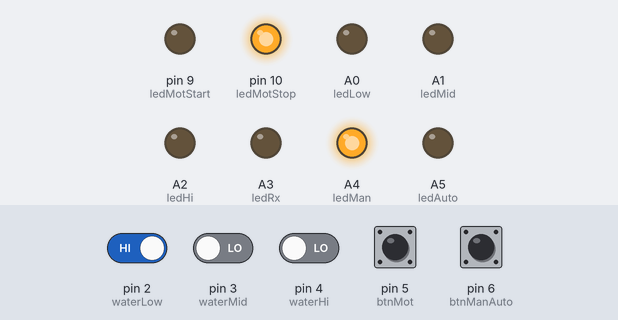
Simulated run of this sketch. Board: Arduino Uno, built with avr-gcc and run on an emulated ATmega328P. On the bench: output pins drawn as LEDs (lit = HIGH). Dashed ring = blinking. The inputs (shaded band) are chosen by the test bench; at power-on: pin 2 (waterLow), pin 5 (btnMot), pin 6 (btnManAuto) HIGH, pin 3 (waterMid), pin 4 (waterHi) LOW. No radio packets arrive unless stated.

Above: at 1.2 s.
1.3 s: pin 3 (waterMid) driven HIGH
At 2.25 s:
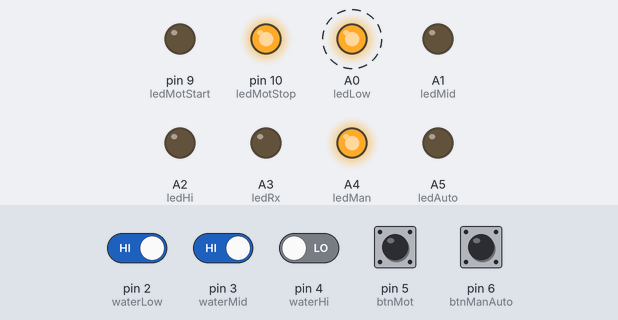
4.3 s: pin 5 (btnMot) pulled LOW for 0.15 s
At 5.4 s:
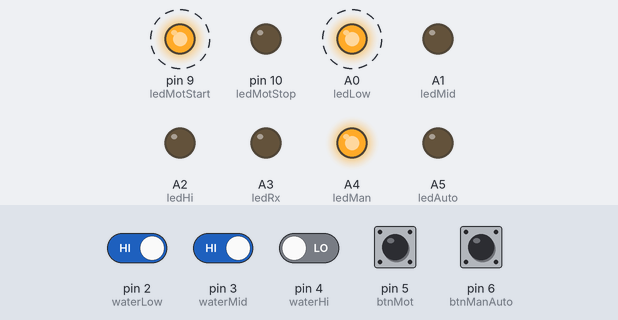
7.3 s: pin 6 (btnManAuto) pulled LOW for 0.15 s
At 7.42 s:
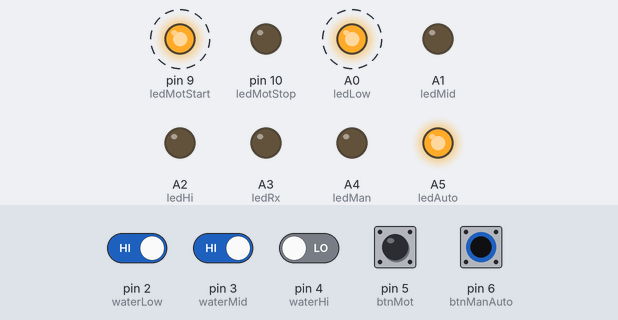
10.3 s: pin 6 (btnManAuto) pulled LOW for 1 s
At 11.8 s:
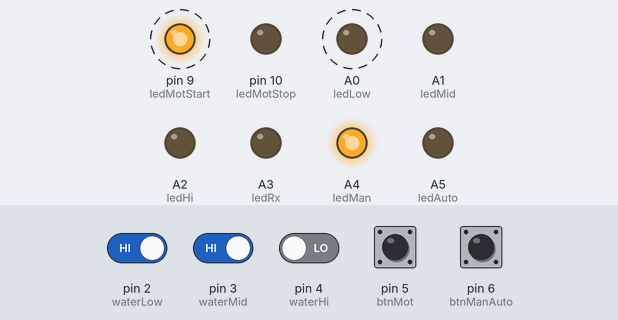
13.3 s: pin 2 (waterLow) driven LOW
At 13.59 s:
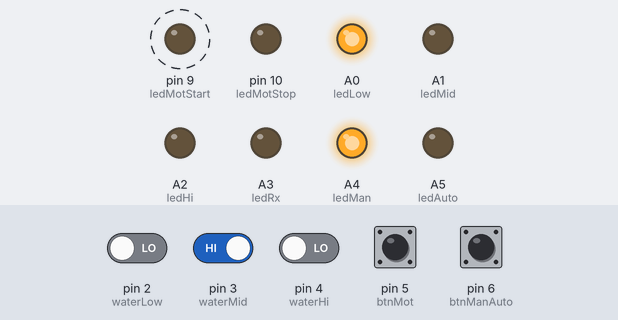
16.3 s: pin 3 (waterMid) driven LOW
At 16.6 s:
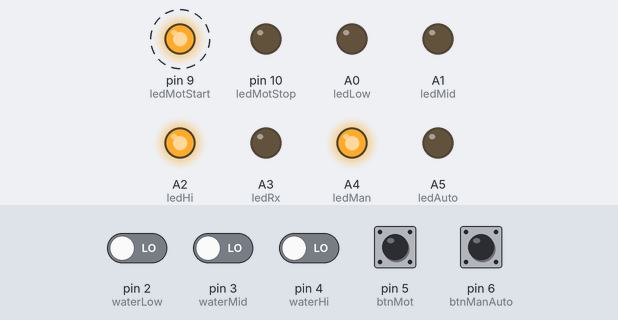
Timing chart, 0 to 20.3 s (numbered marks = the images above; inputs shaded):
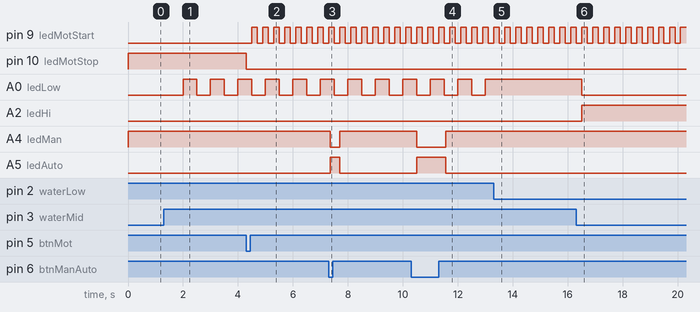

Measured:
- after the input at 1.3 s, A0 (ledLow): alternates HIGH for 0.50 s and LOW for 0.50 s, starting after 0.70 s
- after the input at 4.3 s, pin 9 (ledMotStart): alternates HIGH for 0.20 s and LOW for 0.20 s, starting after 0.20 s; pin 10 (ledMotStop): HIGH → LOW at once
- after the input at 7.3 s, A4 (ledMan): HIGH → LOW after 0.05 s, → HIGH 0.35 s later; A5 (ledAuto): LOW → HIGH after 0.05 s, → LOW 0.35 s later
- after the input at 10.3 s, A4 (ledMan): HIGH → LOW after 0.20 s, → HIGH 1.1 s later; A5 (ledAuto): LOW → HIGH after 0.20 s, → LOW 1.1 s later
- after the input at 13.3 s, A0 (ledLow): stops changing and stays HIGH
- after the input at 16.3 s, A0 (ledLow): HIGH → LOW after 0.20 s; A2 (ledHi): LOW → HIGH after 0.20 s

The sketch:

FAIP_Water_using_NRF24_-_Boiler.ino
```cpp
#include <RF24.h>
#include <RF24Network.h>
#include <SPI.h>

RF24 radio(7, 8);               // nRF24L01 (CE,CSN)
RF24Network network(radio);      // Include the radio in the network
const uint16_t nodeBoiler = 00;   // Address of this node in Octal format ( 04,031, etc)
const uint16_t nodeGreentank = 01;

unsigned long prevRFsend = 0;
unsigned long currRFsend;
const long intRFsend = 350;

unsigned long prevWater = 0;
unsigned long currWater;
const long intWater = 500;

unsigned long prevBtnMot = 0;
unsigned long currBtnMot;
const long intBtnMot = 250;

unsigned long prevBtnManAuto = 0;
unsigned long currBtnManAuto;
const long intBtnManAuto = 350;

unsigned long prevLedBlink = 0;
unsigned long currLedBlink;
const long intLedBlink = 500;

unsigned long prevLedBlinkMot = 0;
unsigned long currLedBlinkMot;
const long intLedBlinkMot = 200;

bool motorStartInstruct = false;
int waterLevelVal = 0;

bool motorStartActual = false;

bool ledRed = false;
bool ledMotor = false;
bool motorManual = true;
int waterLow = 2;
int waterMid = 3;
int waterHi = 4;
int btnMot = 5;
int btnManAuto = 6;
int ledMotStart = 9;
int ledMotStop = 10;
int ledLow = A0;
int ledMid = A1;
int ledHi = A2;
int ledRx = A3;
int ledMan = A4;
int ledAuto = A5;

struct payload {
  int instruct;
  int actual;
};
payload data;


void setup(){
  pinMode(waterLow, INPUT);
  pinMode(waterMid, INPUT);
  pinMode(waterHi, INPUT);
  pinMode(btnMot, INPUT_PULLUP);
  pinMode(btnManAuto, INPUT_PULLUP);
  pinMode(ledMotStart, OUTPUT);
  pinMode(ledMotStop, OUTPUT);
  pinMode(ledLow, OUTPUT);
  pinMode(ledMid, OUTPUT);
  pinMode(ledHi, OUTPUT);
  pinMode(ledRx, OUTPUT);
  pinMode(ledMan, OUTPUT);
  pinMode(ledAuto, OUTPUT);
  digitalWrite(ledMotStart, LOW);
  digitalWrite(ledMotStop, LOW);
  digitalWrite(ledLow, LOW);
  digitalWrite(ledMid, LOW);
  digitalWrite(ledHi, LOW);
  digitalWrite(ledRx, LOW);
  digitalWrite(ledMan, LOW);
  digitalWrite(ledAuto, LOW);
  SPI.begin();
  radio.begin();
  network.begin(90, nodeBoiler);  //(channel, node address)
  ledManualAuto();
//  Serial.begin(9600);
}

void ledBlink(){
  currLedBlink = millis();
  if (currLedBlink - prevLedBlink >=intLedBlink){
    prevLedBlink = currLedBlink;
    //insert code below
    if (ledRed == false){
      digitalWrite(ledLow, LOW);
    }
    if (ledRed == true){
      digitalWrite(ledLow, HIGH);
    }
    ledRed =! ledRed;
  }
}

void ledBlinkMotor(){
  currLedBlinkMot = millis();
  if (currLedBlinkMot - prevLedBlinkMot >=intLedBlinkMot){
    prevLedBlinkMot = currLedBlinkMot;
    //insert code below
//    Serial.println("led motor");
    if (ledMotor == false){
      digitalWrite(ledMotStart, LOW);
      digitalWrite(ledMotStop, LOW);
      Serial.println("led motor - false");
    }
    if (ledMotor == true){
//      Serial.println("led motor - false");
      if (motorStartInstruct == false){
        digitalWrite(ledMotStart, LOW);
        digitalWrite(ledMotStop, HIGH);
      }
      if (motorStartInstruct == true){
        digitalWrite(ledMotStart, HIGH);
        digitalWrite(ledMotStop, LOW);
      }
    }
    ledMotor =! ledMotor;
  }
}

void ledMotorStatus(){
  if (motorStartInstruct == motorStartActual){
    if (motorStartActual == false){
      digitalWrite(ledMotStart, LOW);
      digitalWrite(ledMotStop, HIGH);
    }
    if (motorStartActual == true){
      digitalWrite(ledMotStart, HIGH);
      digitalWrite(ledMotStop, LOW);
    }
    Serial.println("Instruct = Actual");
  }
  if (motorStartInstruct != motorStartActual){
    ledBlinkMotor();
    Serial.println("Instruct != Actual");
  }
}

void ledManualAuto(){
  if (motorManual == false){
    digitalWrite(ledMan, LOW);
    digitalWrite(ledAuto, HIGH);
  }
  if (motorManual == true){
    digitalWrite(ledMan, HIGH);
    digitalWrite(ledAuto, LOW);
  }
}

void motorAutoStart(){
  if (motorManual == false){
    motorStartInstruct = true;
  }
}

void motorAutoStop(){
  if (motorManual == false){
    motorStartInstruct = false;
  }
}

void waterLevel(){
  currWater = millis();
  if (currWater - prevWater >=intWater){
    prevWater = currWater;
    //insert code below
    if ((digitalRead(waterLow) == LOW) && (digitalRead(waterMid) == HIGH) && (digitalRead(waterHi) == HIGH)){
      digitalWrite(ledLow, HIGH);
      digitalWrite(ledMid, LOW);
      digitalWrite(ledHi, LOW);
      motorAutoStart();
      waterLevelVal = 1;
    }
    if ((digitalRead(waterLow) == LOW) && (digitalRead(waterMid) == LOW) && (digitalRead(waterHi) == HIGH)){
      digitalWrite(ledLow, LOW);
      digitalWrite(ledMid, HIGH);
      digitalWrite(ledHi, LOW);
      motorAutoStart();
      waterLevelVal = 2;
    }
    if ((digitalRead(waterLow) == LOW) && (digitalRead(waterMid) == LOW) && (digitalRead(waterHi) == LOW)){
      digitalWrite(ledLow, LOW);
      digitalWrite(ledMid, LOW);
      digitalWrite(ledHi, HIGH);
      motorAutoStop();
      waterLevelVal = 3;
    }
    if ((digitalRead(waterLow) == HIGH) && (digitalRead(waterMid) == LOW) && (digitalRead(waterHi) == HIGH)){
      //Red LED Blinking
      ledBlink();
      motorAutoStart();
      waterLevelVal = 0;
    }
    if ((digitalRead(waterLow) == HIGH) && (digitalRead(waterMid) == HIGH) && (digitalRead(waterHi) == LOW)){
      //Red LED Blinking
      ledBlink();
      motorAutoStart();
      waterLevelVal = 0;
    }
    if ((digitalRead(waterLow) == HIGH) && (digitalRead(waterMid) == HIGH) && (digitalRead(waterHi) == HIGH)){
      //Red LED Blinking
      ledBlink();
      motorAutoStart();
      waterLevelVal = 0;
    }
  }
}

void motorPressed(){
  currBtnMot = millis();
  if (digitalRead(btnMot) == LOW){
    if (currBtnMot - prevBtnMot >=intBtnMot){
      prevBtnMot = currBtnMot;
      //insert code below
      if (motorManual == true){
         motorStartInstruct =! motorStartInstruct;
//         Serial.println("motor pressed");
//         Serial.println(motorStartInstruct);
//         Serial.println(motorStartActual);
      }
    }
  }
}

void manualAutoPressed(){
  currBtnManAuto = millis();
  if (currBtnManAuto - prevBtnManAuto >=intBtnManAuto){
    prevBtnManAuto = currBtnManAuto;
    //insert code below
    if (digitalRead(btnManAuto) == HIGH){
      motorManual = true;
    }
    if (digitalRead(btnManAuto) == LOW){
      motorManual = false;
    }
    ledManualAuto();
  }
}

void RFsendToGreentank(){
  if (motorStartInstruct == false) data.instruct = 0;
  if (motorStartInstruct == true) data.instruct = 1;

  RF24NetworkHeader header(nodeGreentank, 'T');
  boolean sent = network.write(header, &data, sizeof(data));
  if (sent){
    //insert confirm code
  }
  else {
    //insert failed code
  }
}

void RFsendInterval(){
  currRFsend = millis();
  if (currRFsend - prevRFsend >=intRFsend){
    prevRFsend = currRFsend;
    //insert code below
    RFsendToGreentank();
  }
}

void RFreceive(){
  while (network.available()){
    digitalWrite(ledRx, HIGH);
    RF24NetworkHeader header;
    network.peek(header);
    if (header.type == 'T'){
      network.read(header, &data, sizeof(data));
      if (data.actual == 0){
        motorStartActual = false;
      }
      if (data.actual == 1){
        motorStartActual = true;
      }
    }
    digitalWrite(ledRx, LOW);
  }
}

void loop(){
  network.update();
  RFreceive();
  waterLevel();
  ledMotorStatus();
  motorPressed();
  manualAutoPressed();
  RFsendInterval();
}
```
